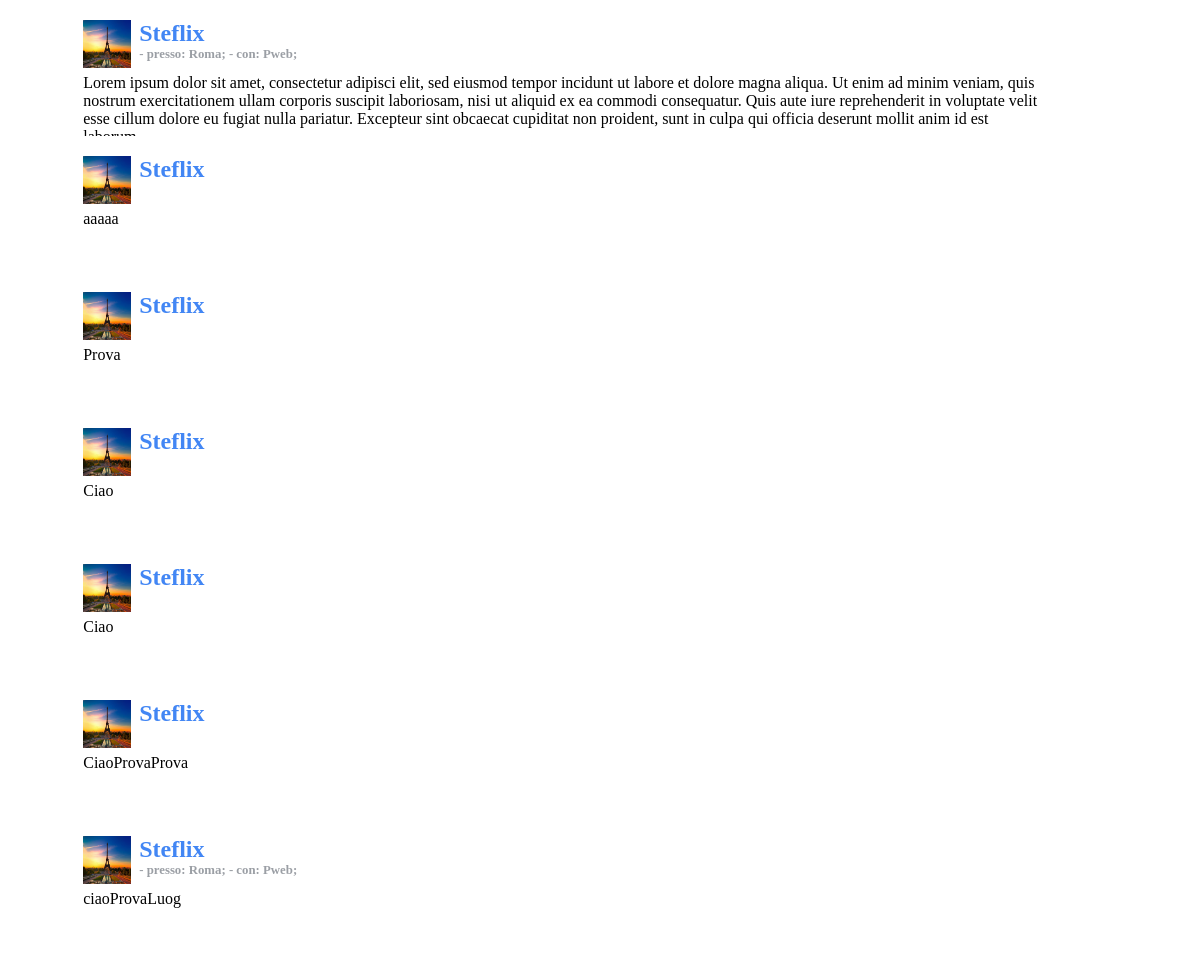
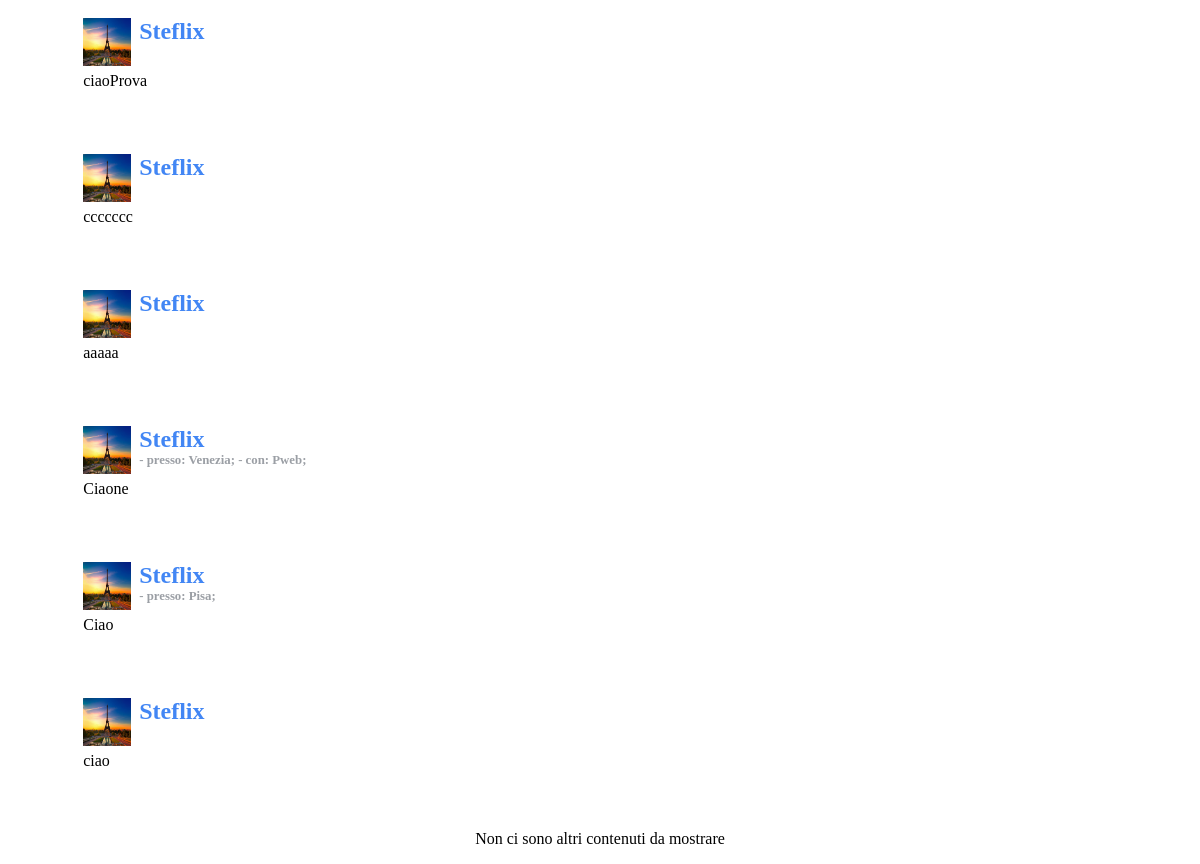
Screenshot of /php/showFeedProfilo.php?content=post&username=Stef19 (signed in) with the database file from the repository (2 pictures, top to bottom).
### tables this page shows
CREATE TABLE `post` (
  `idpost` int(11) NOT NULL AUTO_INCREMENT,
  `autore` int(11) DEFAULT NULL,
  `testo` text,
  `luogo` int(11) DEFAULT NULL,
  `tag` int(11) DEFAULT NULL,
  `timestamp` timestamp NULL DEFAULT CURRENT_TIMESTAMP,
  PRIMARY KEY (`idpost`),
  KEY `userAuthor` (`autore`),
  KEY `userTagged` (`tag`),
  KEY `luogoPost` (`luogo`),
  KEY `luogoPost1` (`luogo`),
  CONSTRAINT `luogoPost1` FOREIGN KEY (`luogo`) REFERENCES `luogo` (`idluogo`) ON DELETE NO ACTION ON UPDATE NO ACTION,
  CONSTRAINT `userAuthor` FOREIGN KEY (`autore`) REFERENCES `user` (`idUser`) ON DELETE NO ACTION ON UPDATE NO ACTION,
  CONSTRAINT `userTagged` FOREIGN KEY (`tag`) REFERENCES `user` (`idUser`) ON DELETE NO ACTION ON UPDATE NO ACTION
);

CREATE TABLE `user` (
  `idUser` int(11) NOT NULL AUTO_INCREMENT,
  `username` varchar(45) NOT NULL,
  `email` varchar(45) NOT NULL,
  `password` varchar(45) NOT NULL,
  `name` varchar(45) DEFAULT NULL,
  `dataNascita` date DEFAULT NULL,
  `luogoOrigine` int(11) DEFAULT NULL,
  `luogoPreferito` int(11) DEFAULT NULL,
  `preferenzaCompagnia` int(11) DEFAULT '-1',
  `preferenzaClima` int(11) DEFAULT '-1',
  `preferenzaMezzo` int(11) DEFAULT '-1',
  `preferenzaViaggio` int(11) DEFAULT '-1',
  `fotoProfilo` varchar(100) DEFAULT 'default',
  PRIMARY KEY (`idUser`),
  UNIQUE KEY `username_UNIQUE` (`username`),
  UNIQUE KEY `email_UNIQUE` (`email`),
  KEY `userLuogoOrigine` (`luogoOrigine`),
  KEY `luogoOrigine1` (`luogoOrigine`),
  KEY `luogoPreferito` (`luogoPreferito`),
  CONSTRAINT `luogoOrigine1` FOREIGN KEY (`luogoOrigine`) REFERENCES `luogo` (`idluogo`) ON DELETE NO ACTION ON UPDATE NO ACTION,
  CONSTRAINT `luogoPreferito` FOREIGN KEY (`luogoPreferito`) REFERENCES `luogo` (`idluogo`) ON DELETE NO ACTION ON UPDATE NO ACTION
);

CREATE TABLE `luogo` (
  `idluogo` int(11) NOT NULL AUTO_INCREMENT,
  `nome` varchar(45) DEFAULT NULL,
  PRIMARY KEY (`idluogo`)
);

### php/connections/connectionConfig.php (called while the page is built, shortened)
<?php
	$hostname = "localhost";
	$username = "root";
	$password = "";
	$dbName = "etravel";
	$eTravelDb = new MySqlConnection();
	class MySqlConnection{
		private $mysqli_conn = null;
		function openConnection(){
    		if (!$this->isOpened()){
    			global $hostname;
    			global $username;
    			global $password;
    			global $dbName;
    			$this->mysqli_conn = new mysqli($hostname, $username, $password);
				$this->mysqli_conn->select_db($dbName) or
					die ('Can\'t use pweb: ' . mysqli_error($this->mysqli_conn));
			}
    	}
    	function isOpened(){
    		return ($this->mysqli_conn != null);
    	}
    	function closeConnection(){
			$this->mysqli_conn = null;
		}
		function performQuery($queryText) {
			return $this->mysqli_conn->query($queryText);
		}
		function sqlInjectionFilter($stringa){
			return $this->mysqli_conn->real_escape_string($stringa);
		}
	}
?>

### php/util/databaseUtil.php (the view, shortened to what this page needs)
<?php
  	require_once DIR_CONNECTIONS . "connectionConfig.php";
    $MAX_NUMBER_OF_CONTENTS = 100;
    function getFotoProfilo($usernameUtente){
      global $eTravelDb;
      $queryText = "SELECT fotoProfilo FROM user WHERE username='".$usernameUtente."'";
      $result = $eTravelDb->performQuery($queryText);
      $userRow = $result->fetch_assoc();
      return $userRow['fotoProfilo'];
    }
    function getIdUser($user){
   		global $eTravelDb;
   		$user = $eTravelDb->sqlInjectionFilter($user);
   		$queryText = "SELECT idUser FROM user WHERE username='".$user."'";
    	$result = $eTravelDb->performQuery($queryText);
		$userRow = $result->fetch_assoc();
		return $userRow['idUser'];
  }
  function getNomeLuogo($idLuogo){
    global $eTravelDb;
    $queryText = "SELECT nome FROM luogo WHERE idLuogo='".$idLuogo."'";
    $result = $eTravelDb->performQuery($queryText);
    $userRow = $result->fetch_assoc();
    return $userRow['nome'];
  }
  function getNomeUtente($idUser){
    global $eTravelDb;
    $queryText = "SELECT name FROM user WHERE idUser='".$idUser."'";
    $result = $eTravelDb->performQuery($queryText);
    $userRow = $result->fetch_assoc();
    return $userRow['name'];
  }
  function getUsernameUtente($idUser){
    global $eTravelDb;
    $queryText = "SELECT username FROM user WHERE idUser='".$idUser."'";
    $result = $eTravelDb->performQuery($queryText);
    $userRow = $result->fetch_assoc();
    return $userRow['username'];
  }
    function showPost($idPost){
      global $eTravelDb;
      $queryText = "SELECT * FROM post WHERE idPost='".$idPost."'";
      $result = $eTravelDb->performQuery($queryText);
      $userRow = $result->fetch_assoc();
      $usernameUtente = getUsernameUtente($userRow['autore']);
      $nomeUtente = getNomeUtente($userRow['autore']);
      $pathImgProfilo = getFotoProfilo($usernameUtente);
      if($pathImgProfilo == null || $pathImgProfilo == "default")
        $pathImgProfilo = "../css/immagini/fotoProfiloIcon.jpg";
      else $pathImgProfilo = "../upload/".$pathImgProfilo;
      echo '<div class="divPost">';
      echo '<div class="divPostUp">';
      echo '<div class="divImmagineProfiloContent">';
      echo '<img class="imgProfiloNotifiche" src="'.$pathImgProfilo.'" alt="Foto profilo" onmouseover="showHint(event, \'Foto profilo\', 6)" onmouseout="hideHint()">';
      echo '</div>';
      echo '<h5><a href="./profilo.php?username='.$usernameUtente.'">'.$nomeUtente.'</a></h5>';
      if($userRow['luogo'] != null || $userRow['tag'] != null){
        echo '<h6>';
        if($userRow['luogo'] != null)
          echo ' - presso: '.getNomeLuogo($userRow['luogo']).';';
        if($userRow['tag'] != null)
          echo ' - con: '.getNomeUtente($userRow['tag']).';';
        echo '</h6>';
      }
      echo '</div>';
      echo '<div class="testoPost">';
      echo $userRow['testo'];
      echo '</div>';
      echo '</div>';
    }
    function showPostFromProfilo($idUser){
      global $eTravelDb;
      global $MAX_NUMBER_OF_CONTENTS;
      $queryText = "SELECT idPost FROM post WHERE autore='".$idUser."' ORDER BY timestamp DESC";
      $result = $eTravelDb->performQuery($queryText);
      $count = 0;
      while($userRow = $result->fetch_assoc()){
        if($count < $MAX_NUMBER_OF_CONTENTS)
          showPost($userRow['idPost']);
        else return;
        $count++;
      }
    }
?>

### css/eTravel_dynamic/eTravel_dynamic_feed.css (style rules this page uses)
.divImmagineProfiloContent { width: 3em; height: 3em; float: left; margin: 0em 0.5em 0em 1em; }
.divPost { height: 8em; overflow: auto; background-color: white; width: 90%; margin: auto; border-radius: 5px; margin-top: 0.5em; }
.divPostUp { height: 3em; }
.divPost a { text-decoration: none; color: #4286f4; }
h5 { color: #4286f4; font-family: testo; font-size: 150%; margin: 0; margin-top: 0.5em; width: 40%; }
h6 { margin: 0; font-size: 80%; color: #9b9fa5; }
.testoPost { width: 90%; margin-left: 1em; height: 2em; margin-top: 0.4em; }

### css/eTravel_home/eTravel_home.css (style rules this page uses)
a { color: black; }
.imgProfiloNotifiche { width: 100%; height: 100%; }

### rows the page displays
post: autore.name "Steflix", luogo.nome "Roma", tag.name "Pweb", testo "Lorem ipsum dolor sit amet, consectetur adipisci elit, sed eiusmod tempor incidunt ut labore et dolore magna aliqua. Ut enim ad minim veniam, quis nostrum exercitationem ullam corporis suscipit laboriosam, nisi ut aliquid ex ea commodi consequatur. Quis aute iure reprehenderit in voluptate velit esse cillum dolore eu fugiat nulla pariatur. Excepteur sint obcaecat cupiditat non proident, sunt in culpa qui officia deserunt mollit anim id est…"
post: autore.name "Steflix", testo "aaaaa"
post: autore.name "Steflix", testo "Prova"
post: autore.name "Steflix", testo "Ciao"
post: autore.name "Steflix", testo "Ciao"
post: autore.name "Steflix", testo "CiaoProvaProva"
post: autore.name "Steflix", luogo.nome "Roma", tag.name "Pweb", testo "ciaoProvaLuog"
post: autore.name "Steflix", testo "ciaoProva"
post: autore.name "Steflix", testo "ccccccc"
post: autore.name "Steflix", testo "aaaaa"
post: autore.name "Steflix", luogo.nome "Venezia", tag.name "Pweb", testo "Ciaone"
post: autore.name "Steflix", luogo.nome "Pisa", testo "Ciao"
post: autore.name "Steflix", testo "ciao"
